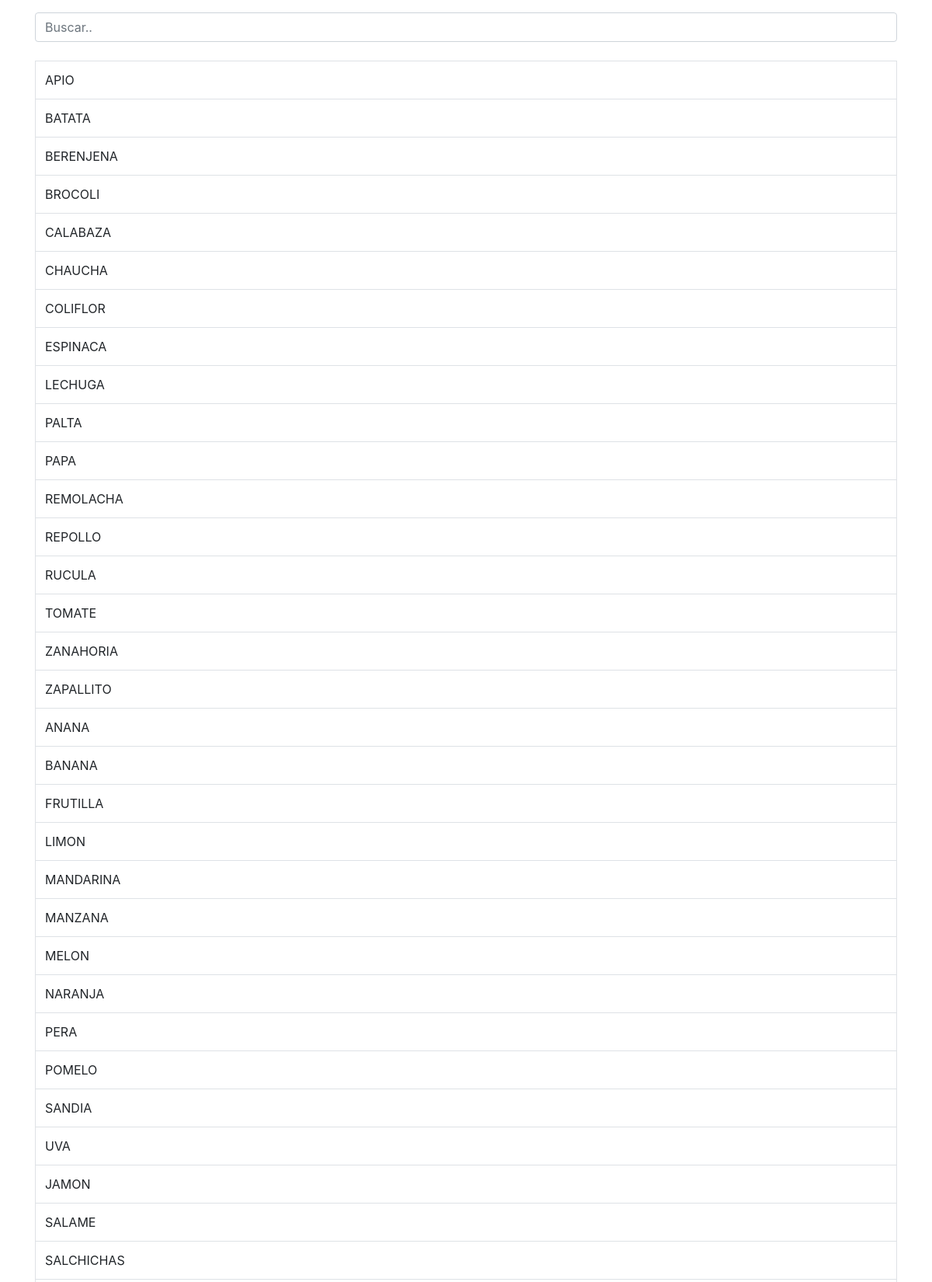
Screenshot of /search/ (signed in, upper part) with the database file from the repository.
### tables this page shows
CREATE TABLE "Productos" (
	"Id"	INTEGER NOT NULL PRIMARY KEY AUTOINCREMENT UNIQUE,
	"CategoriaId"	INTEGER NOT NULL,
	"Producto"	TEXT NOT NULL,
	"PropietarioId"	INTEGER NOT NULL,
	FOREIGN KEY("CategoriaId") REFERENCES "Categorias"("Id")
	FOREIGN KEY("PropietarioId") REFERENCES "Usuarios"("Id")
);

### app.py (the view)
@app.route('/search/', methods=['GET', 'POST'])
def search():
    productos = getAllProductosUsuarios()
    return render_template("searchTest.html", productos=productos)

### app.py (called while the page is built)
@app.teardown_appcontext
def close_connection(exception):
    db = getattr(g, '_database', None)
    if db is not None:
        db.close()

def conectar_db():
    return sqlite3.connect('database.db')

def getAllProductosUsuarios():
    g.db = conectar_db()
    consulta = 'SELECT * FROM Productos WHERE (PropietarioId= ?)'
    if 'nombre' in session:
        id = session['id']
    else:
        id = -1
    cur = g.db.execute(consulta, [id])
    productos_usuarios = [dict(pro_id=row[0], cat_id=row[1], pro_nombre=row[2])
                          for row in cur.fetchall()]
    g.db.close()
    return productos_usuarios

### templates/searchTest.html (shortened to what this page needs)
<!DOCTYPE html>
<html lang="en">
<head>
  <link rel="stylesheet" href="https://maxcdn.bootstrapcdn.com/bootstrap/4.4.1/css/bootstrap.min.css">
</head>
<body>
<div class="container mt-3">
  <input class="form-control" id="searchInput" type="text" placeholder="Buscar..">
  <br>
  <table class="table table-bordered">
    <tbody id="t_productos">
        {% for producto in productos %}
            <tr>
                <td>{{ producto.pro_nombre }}</td>
            </tr>
        {% endfor %}
    </tbody>
  </table>
  </div>
</body>
</html>

### rows the page displays
Productos: pro_nombre "APIO"
Productos: pro_nombre "BATATA"
Productos: pro_nombre "BERENJENA"
Productos: pro_nombre "BROCOLI"
Productos: pro_nombre "CALABAZA"
Productos: pro_nombre "CHAUCHA"
Productos: pro_nombre "COLIFLOR"
Productos: pro_nombre "ESPINACA"
Productos: pro_nombre "LECHUGA"
Productos: pro_nombre "PALTA"
Productos: pro_nombre "PAPA"
Productos: pro_nombre "REMOLACHA"
Productos: pro_nombre "REPOLLO"
Productos: pro_nombre "RUCULA"
Productos: pro_nombre "TOMATE"
Productos: pro_nombre "ZANAHORIA"
Productos: pro_nombre "ZAPALLITO"
Productos: pro_nombre "ANANA"
Productos: pro_nombre "BANANA"
Productos: pro_nombre "FRUTILLA"
Productos: pro_nombre "LIMON"
Productos: pro_nombre "MANDARINA"
Productos: pro_nombre "MANZANA"
Productos: pro_nombre "MELON"
Productos: pro_nombre "NARANJA"
Productos: pro_nombre "PERA"
Productos: pro_nombre "POMELO"
Productos: pro_nombre "SANDIA"
Productos: pro_nombre "UVA"
Productos: pro_nombre "JAMON"
Productos: pro_nombre "SALAME"
Productos: pro_nombre "SALCHICHAS"
